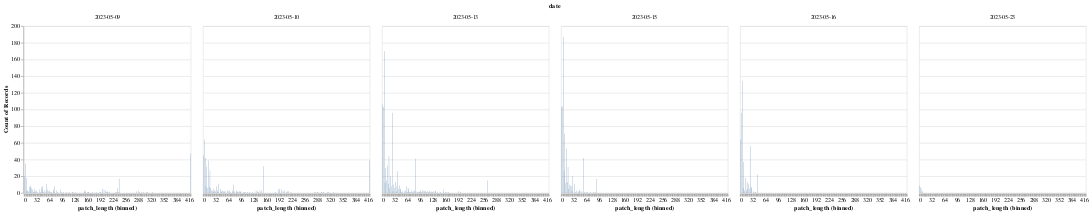

Notebook code for this chart:
### Code cell
alt.Chart(
    patch_df
).mark_bar().encode(
    alt.X('patch_length:Q').bin(step=2),
    alt.Y('count():Q'),
    alt.Facet('date:O')
)

### Figure 1 — Vega-Lite specification as saved in the notebook (floating-point values rounded to 4 significant figures; data arrays with more than 128 entries replaced by an {"elided": "..."} marker saying what was removed)
{"config": {"view": {"continuousWidth": 300, "continuousHeight": 300}}, "data": {"name": "data-81fb2171ef6903116c9b8fe0e641f061"}, "mark": {"type": "bar"}, "encoding": {"facet": {"field": "date", "type": "ordinal"}, "x": {"bin": {"step": 2}, "field": "patch_length", "type": "quantitative"}, "y": {"aggregate": "count", "type": "quantitative"}}, "$schema": "https://vega.github.io/schema/vega-lite/v5.20.1.json", "datasets": {"data-81fb2171ef6903116c9b8fe0e641f061": {"elided": "3050 records"}}}
